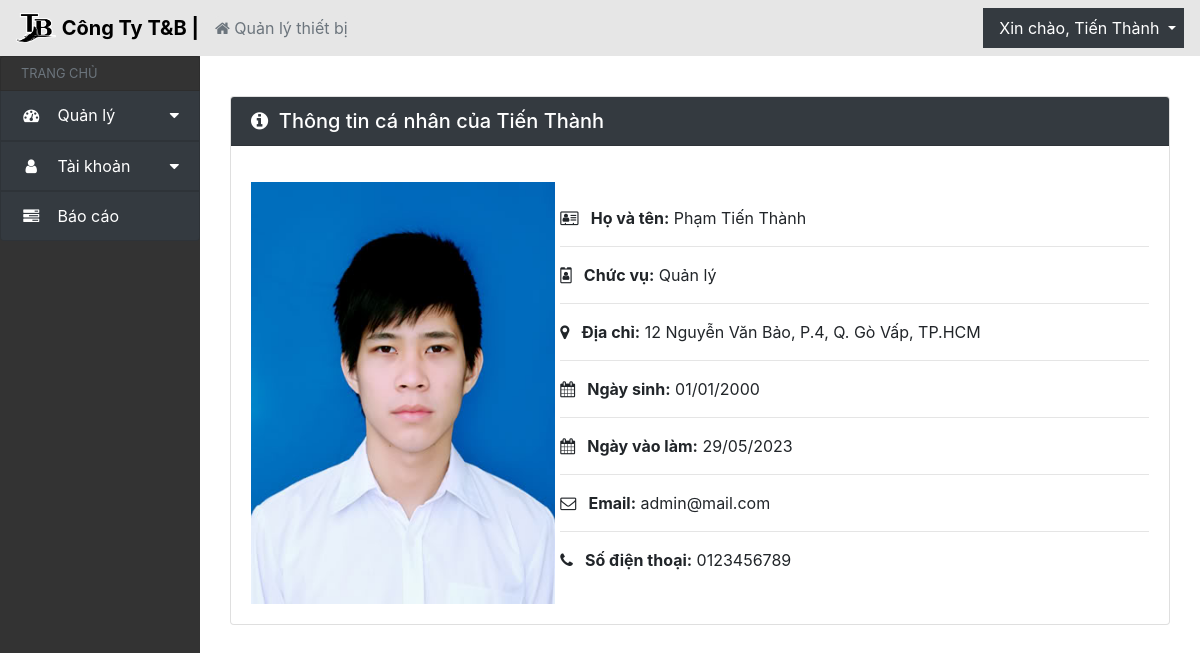
Page /hosocanhan/15 (signed in) on the committed database.
### QLthietbi_app/models.py (models this page shows, shortened)
class CustomUser(AbstractBaseUser, PermissionsMixin):
    username = models.CharField(_('username'), max_length=30, unique=True,
                                help_text=_('Yêu cầu 30 ký tự hoặc ít hơn. Chỉ chứa chữ cái, số và các ký tự @/./+/-/_'),
                                error_messages={
                                    'unique': _("Tên đăng nhập đã tồn tại."),
                                },
                                null = False, blank = False,
                                )
    ho = models.CharField(max_length=30, verbose_name='Họ', blank=False, null=True)
    ten = models.CharField(max_length=30, verbose_name='Tên', blank=False, null=True)
    GENDER_CHOICES = [
        ('nam', 'Nam'),
        ('nu', 'Nữ'),
        ('khac', 'Khác'),
    ]
    gioi_tinh = models.CharField(max_length=6, choices=GENDER_CHOICES, default='Chưa đặt giới tính', blank=False, null=True, verbose_name='Giới tính')
    USER_ROLES = [('quanly', 'Quản Lý'),('kythuatvien', 'Kỹ Thuật Viên'),]
    chuc_vu = models.CharField(choices=USER_ROLES, max_length=20, default='Chưa đặt chức vụ',verbose_name='Chức vụ', blank=False, null=True)
    anh_the = models.ImageField(upload_to='anhthe/', blank=True, null=True, verbose_name='Ảnh thẻ')
    email = models.EmailField(verbose_name='Địa chỉ email', unique=True, null=False, blank=False)
    sdt = models.CharField(max_length=10, null=True, blank=True, verbose_name='Số điện thoại')
    dia_chi = models.CharField(max_length=100, null=True, blank=True, verbose_name='Địa chỉ')
    ngay_sinh = models.DateField(null=True, blank=True, verbose_name='Ngày sinh')
    ngay_vao_lam = models.DateField(null=True, blank=True, verbose_name='Ngày vào làm')
    is_active = models.BooleanField(default=True, verbose_name='Đang làm việc')
    is_staff = models.BooleanField(default=False, verbose_name='Nhân viên quản lý')
    objects = CustomUserManager()
    USERNAME_FIELD = 'username'
    REQUIRED_FIELDS = ['email']
    def get_full_name(self):
        return f"{self.ho} {self.ten}"
    class Meta:
        verbose_name_plural = 'Người dùng'

### QLthietbi_app/views.py (the view)
# urls.py: path('hosocanhan/<int:id>', views.hoso_user, name='hoso_user'),
def hoso_user(request, id):
    user = get_object_or_404(CustomUser, id=id)
    if request.method == 'POST':
        form = HoSoForm(request.POST, request.FILES, instance=user)
        if form.is_valid():
            form.save()
            login(request, user, backend='django.contrib.auth.backends.ModelBackend')
            return redirect('QLthietbi_app:hoso_user')
    else:
        form = HoSoForm(instance=user)
    return render(request, 'hoso_user.html', {'form': form})

### QLthietbi_app/templates/hoso_user.html (shortened to what this page needs)
{% extends 'header.html' %}
{% block content %}
{%load crispy_forms_tags %}
<div class="col py-2">
  <div class="row element-button">
    <div class="col px-3 py-1 pr-1">
    </div>
  </div>
  <br />
  <div class="container">
  <div class="card">
    <h5 class="card-header bg-dark text-white">
      <i class="fa fa-info-circle" aria-hidden="true"></i>&nbsp Thông tin cá nhân của {{ user.ten }}
    </h5>
    <div class="card-body">
      <div class="row">
        <div class="col-4">
          <img
            src="{{user.anh_the.url}}"
            alt="Ảnh thẻ"
            width="304"
            height="422"
          />
        </div>
        <div class="col-8">
            <br />
            <i class="fa fa-address-card-o" aria-hidden="true"></i>
            <b>&nbsp Họ và tên:</b> {{ user.get_full_name }}
            <hr />
            <i class="fa fa-id-badge" aria-hidden="true"></i>
            {% if user.chuc_vu == 'quanly' %}
            <b>&nbsp Chức vụ:</b> Quản lý
            {% elif user.chuc_vu == 'kythuatvien' %}
            <b>&nbsp Chức vụ:</b> Kỹ thuật viên
            {% endif %}
            <hr />
            <i class="fa fa-map-marker" aria-hidden="true"></i>
            <b>&nbsp Địa chỉ:</b> {{ user.dia_chi }}
            <hr />
            <i class="fa fa-calendar" aria-hidden="true"></i>
            <b>&nbsp Ngày sinh:</b> {{ user.ngay_sinh|date:"d/m/Y" }}
            <hr />
            <i class="fa fa-calendar" aria-hidden="true"></i>
            <b>&nbsp Ngày vào làm:</b> {{ user.ngay_vao_lam|date:"d/m/Y" }}
            <hr />
            <i class="fa fa-envelope-o" aria-hidden="true"></i>
            <b>&nbsp Email:</b> {{ user.email }}
            <hr />
            <i class="fa fa-phone" aria-hidden="true"></i>
            <b>&nbsp Số điện thoại:</b> {{ user.sdt }}
        </div>
      </div>
    </div>
  </div>
  </div>
</div>
{% endblock %}

### QLthietbi_app/templates/header.html (shortened to what this page needs)
{% load static %} {%load crispy_forms_tags %}
<!DOCTYPE html>
<html lang="en">
  <head>
    <link
      rel="stylesheet"
      href="https://cdn.jsdelivr.net/npm/bootstrap@4.6.2/dist/css/bootstrap.min.css"
    />
    <link
      rel="stylesheet"
      href="https://stackpath.bootstrapcdn.com/font-awesome/4.7.0/css/font-awesome.min.css"
    />
    <link
      rel="stylesheet"
      href="https://cdnjs.cloudflare.com/ajax/libs/normalize/8.0.1/normalize.min.css"
    />
    <link
      rel="stylesheet"
      href="https://cdn.datatables.net/1.13.4/css/dataTables.bootstrap4.min.css"
    />
    <link rel="stylesheet" href="../static/css/quanly.css" />
  </head>
  <body>
    <nav
      class="navbar navbar-expand-md navbar"
      style="background-color: #e6e6e6"
    >
      <a class="navbar-brand" href="#">
        <img
          src="{% static 'imgs/logo.png' %}"
          width="40"
          height="30"
          class="d-inline-block align-top"
          alt=""
        />
        <span style="font-weight: bold; color: black">Công Ty T&B |</span>
      </a>
      <ol class="breadcrumb">
        <li class="breadcrumb-item active" aria-current="page">
          <i class="fa fa-home" aria-hidden="true"></i> Quản lý thiết bị
        </li>
      </ol>
      <div class="collapse navbar-collapse" id="navbarNavDropdown">
        <ul class="navbar-nav ml-auto">
          <li class="nav-item dropdown">
            <a
              class="nav-link dropdown-toggle bg-dark"
              href="#"
              id="navbarDropdownMenuLink"
              data-toggle="dropdown"
            >
              <span class="ml-2" style="color: white"
                >Xin chào, {{user.ten}}</span
              >
            </a>
          </li>
        </ul>
      </div>
    </nav>
    <div class="row" id="body-row">
      <div
        id="sidebar-container"
        class="sidebar-expanded d-none d-md-block col-2"
      >
        <ul class="list-group sticky-top sticky-offset">
          <li
            class="list-group-item sidebar-separator-title text-muted d-flex align-items-center menu-collapsed"
          >
            <small>TRANG CHỦ</small>
          </li>
          <a
            href="#submenu1"
            data-toggle="collapse"
            aria-expanded="false"
            class="bg-dark list-group-item list-group-item-action flex-column align-items-start"
          >
            <div class="d-flex w-100 justify-content-start align-items-center">
              <span class="fa fa-dashboard fa-fw mr-3"></span>
              <span class="menu-collapsed">Quản lý</span>
              <span class="submenu-icon ml-auto"></span>
            </div>
          </a>
          <a
            href="#submenu2"
            data-toggle="collapse"
            aria-expanded="false"
            class="bg-dark list-group-item list-group-item-action flex-column align-items-start"
          >
            <div class="d-flex w-100 justify-content-start align-items-center">
              <span class="fa fa-user fa-fw mr-3"></span>
              <span class="menu-collapsed">Tài khoản</span>
              <span class="submenu-icon ml-auto"></span>
            </div>
          </a>
          <a href="{% url 'QLthietbi_app:render_baocaolist' %}" class="bg-dark list-group-item list-group-item-action">
            <div class="d-flex w-100 justify-content-start align-items-center">
              <span class="fa fa-tasks fa-fw mr-3"></span>
              <span class="menu-collapsed">Báo cáo</span>
            </div>
          </a>
      </div>
      {% block content %}{% endblock %}
    </div>
  </body>
</html>

### QLthietbi_app/static/css/quanly.css (style rules this page uses)
body { background-size: cover; background-repeat: no-repeat; background-attachment: fixed; background-position: center; }
body { background-image: url("https://static.pexels.com/photos/414171/pexels-photo-414171.jpeg"); background-size: cover; -webkit-animation: slidein 100s; animation: slidein 100s; -webkit-animation-fill-mode: forwards; animation-fill-mode: forwards; -webkit-animation-iteration-count: infinite; animation-iteration-count: infinite; -webkit-animation-direction: alternate; animation-direction: alternate; }
.dropdown-toggle::after { color: white; }
#body-row { margin-left: 0; margin-right: 0; }
#sidebar-container { min-height: 100vh; background-color: #333; padding: 0; }
.sidebar-expanded { width: 230px !important;; }
#sidebar-container .list-group a { height: 50px; color: white; }
.sidebar-separator-title { background-color: #333; height: 35px; }
#sidebar-container .list-group .list-group-item[aria-expanded="false"] .submenu-icon::after { content: " \f0d7"; font-family: FontAwesome; display: inline; text-align: right; padding-left: 10px; }
.breadcrumb { background-color: #e6e6e6; color: #343a40; padding: 0%; margin: 0%; }

### rows in the picture
CustomUser: ten "Tiến Thành", anh_the (picture), get_full_name "Phạm Tiến Thành", dia_chi "12 Nguyễn Văn Bảo, P.4, Q. Gò Vấp, TP.HCM", ngay_sinh "01/01/2000", ngay_vao_lam "29/05/2023", email "admin@mail.com", sdt "0123456789"
